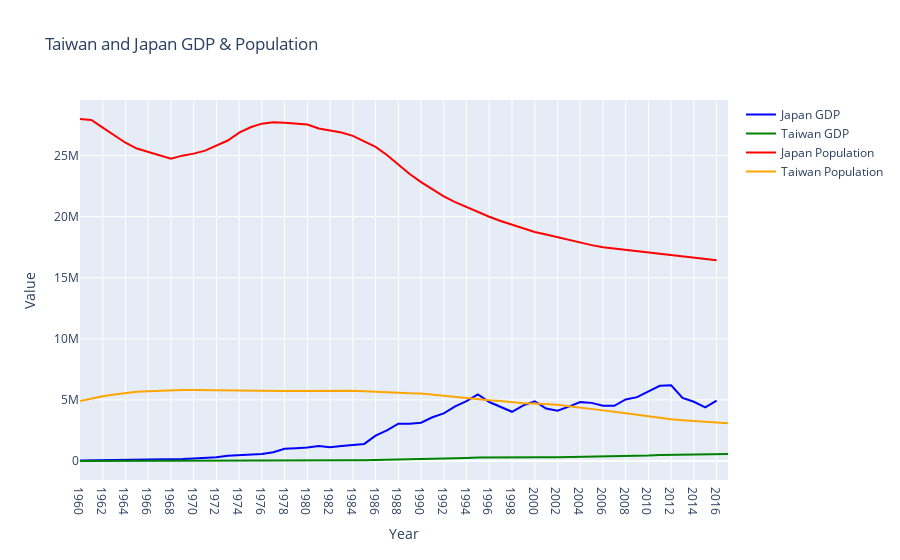

This figure's notebook cell:
### Code cell
import pandas as pd
import plotly.express as px
import plotly.graph_objs as go
# 比較台日0-14歲人口和GDP關係
# 如上，讀取GDP資料
dataGDP_JP = pd.read_csv('gdp_japan.csv', encoding='utf-8')
dataGDP_TW = pd.read_csv('gdp_taiwan.csv', encoding='utf-8')

# 轉換內容並加入國家標籤
melted_df_GDP_JP = dataGDP_JP.melt(id_vars=['year'], var_name='Year', value_name='GDP_JP')
melted_df_GDP_JP['Country'] = 'Japan'

melted_df_GDP_TW = dataGDP_TW.melt(id_vars=['Name'], var_name='Year', value_name='GDP_TW')
melted_df_GDP_TW['Country'] = 'Taiwan'

# 合併DataFrame
merged_df_GDP = pd.concat([melted_df_GDP_JP, melted_df_GDP_TW])

# 讀取人口資料
population_JP = pd.read_csv('population_JP_0-14.csv', encoding='utf-8')
population_TW = pd.read_csv('population_taiwan.csv', encoding='utf-8')

# 轉換內容並加入國家標籤
transposed_population_JP = population_JP.transpose()
transposed_population_JP.reset_index(inplace=True)
transposed_population_JP.columns = ['Year', 'Population_JP']
transposed_population_JP['Country'] = 'Japan'

transposed_population_TW = population_TW.transpose()
transposed_population_TW.reset_index(inplace=True)
transposed_population_TW.columns = ['Year', 'Population_TW']
transposed_population_TW['Country'] = 'Taiwan'

# 合併國家資料並整合
merged_df = pd.merge(merged_df_GDP, transposed_population_JP, on=['Year', 'Country'], how='outer')
merged_df = pd.merge(merged_df, transposed_population_TW, on=['Year', 'Country'], how='outer')

# 繪製圖形
fig = go.Figure()

# 指定圖形內容與顏色
fig.add_trace(go.Scatter(x=merged_df['Year'], y=merged_df['GDP_JP'], mode='lines', name='Japan GDP', line=dict(color='blue')))
fig.add_trace(go.Scatter(x=merged_df['Year'], y=merged_df['GDP_TW'], mode='lines', name='Taiwan GDP', line=dict(color='green')))
fig.add_trace(go.Scatter(x=merged_df['Year'], y=merged_df['Population_JP'], mode='lines', name='Japan Population', line=dict(color='red')))
fig.add_trace(go.Scatter(x=merged_df['Year'], y=merged_df['Population_TW'], mode='lines', name='Taiwan Population', line=dict(color='orange')))

# 設定標題
fig.update_layout(title='Taiwan and Japan GDP & Population',
                  xaxis_title='Year',
                  yaxis_title='Value')
fig.show()

### Figure 1 — Plotly figure (JSON) as saved in the notebook; plotly's stock layout.template omitted (floating-point values rounded to 4 significant figures)
{"data": [{"line": {"color": "blue"}, "mode": "lines", "name": "Japan GDP", "type": "scatter", "x": ["1960", "1961", "1962", "1963", "1964", "1965", "1966", "1967", "1968", "1969", "1970", "1971", "1972", "1973", "1974", "1975", "1976", "1977", "1978", "1979", "1980", "1981", "1982", "1983", "1984", "1985", "1986", "1987", "1988", "1989", "1990", "1991", "1992", "1993", "1994", "1995", "1996", "1997", "1998", "1999", "2000", "2001", "2002", "2003", "2004", "2005", "2006", "2007", "2008", "2009", "2010", "2011", "2012", "2013", "2014", "2015", "2016", "1960", "1961", "1962", "1963", "1964", "1965", "1966", "1967", "1968", "1969", "1970", "1971", "1972", "1973", "1974", "1975", "1976", "1977", "1978", "1979", "1980", "1981", "1982", "1983", "1984", "1985", "1986", "1987", "1988", "1989", "1990", "1991", "1992", "1993", "1994", "1995", "1996", "1997", "1998", "1999", "2000", "2001", "2002", "2003", "2004", "2005", "2006", "2007", "2008", "2009", "2010", "2011", "2012", "2013", "2014", "2015", "2016", "2017", "2017"], "y": [44307, 53509, 60723, 69498, 81749, 90950, 106000, 124000, 147000, 172000, 212000, 239000, 316000, 430000, 477000, 519000, 583000, 718000, 1010000, 1050000, 1100000, 1220000, 1130000, 1230000, 1310000, 1400000, 2080000, 2510000, 3050000, 3050000, 3140000, 3580000, 3900000, 4470000, 4910000, 5450000, 4830000, 4410000, 4030000, 4560000, 4890000, 4300000, 4120000, 4450000, 4820000, 4760000, 4530000, 4520000, 5040000, 5230000, 5700000, 6160000, 6200000, 5160000, 4850000, 4390000, 4950000, null, null, null, null, null, null, null, null, null, null, null, null, null, null, null, null, null, null, null, null, null, null, null, null, null, null, null, null, null, null, null, null, null, null, null, null, null, null, null, null, null, null, null, null, null, null, null, null, null, null, null, null, null, null, null, null, null, null, null]}, {"line": {"color": "green"}, "mode": "lines", "name": "Taiwan GDP", "type": "scatter", "x": ["1960", "1961", "1962", "1963", "1964", "1965", "1966", "1967", "1968", "1969", "1970", "1971", "1972", "1973", "1974", "1975", "1976", "1977", "1978", "1979", "1980", "1981", "1982", "1983", "1984", "1985", "1986", "1987", "1988", "1989", "1990", "1991", "1992", "1993", "1994", "1995", "1996", "1997", "1998", "1999", "2000", "2001", "2002", "2003", "2004", "2005", "2006", "2007", "2008", "2009", "2010", "2011", "2012", "2013", "2014", "2015", "2016", "1960", "1961", "1962", "1963", "1964", "1965", "1966", "1967", "1968", "1969", "1970", "1971", "1972", "1973", "1974", "1975", "1976", "1977", "1978", "1979", "1980", "1981", "1982", "1983", "1984", "1985", "1986", "1987", "1988", "1989", "1990", "1991", "1992", "1993", "1994", "1995", "1996", "1997", "1998", "1999", "2000", "2001", "2002", "2003", "2004", "2005", "2006", "2007", "2008", "2009", "2010", "2011", "2012", "2013", "2014", "2015", "2016", "2017", "2017"], "y": [null, null, null, null, null, null, null, null, null, null, null, null, null, null, null, null, null, null, null, null, null, null, null, null, null, null, null, null, null, null, null, null, null, null, null, null, null, null, null, null, null, null, null, null, null, null, null, null, null, null, null, null, null, null, null, null, null, 1743, 1778, 1960, 2219, 2592, 2869, 3207, 3709, 4326, 5018, 5786, 6728, 8063, 10941, 14740, 15838, 18989, 22254, 27375, 33878, 42295, 49063, 49550, 54169, 61052, 63623, 78386, 104956, 126366, 152710, 166615, 187314, 223159, 235140, 256404, 279224, 292665, 303737, 280369, 304171, 331452, 300450, 308875, 318590, 348479, 375769, 388589, 408254, 416961, 392065, 446105, 485653, 495845, 511614, 530519, 525562, 530532, 572767, null]}, {"line": {"color": "red"}, "mode": "lines", "name": "Japan Population", "type": "scatter", "x": ["1960", "1961", "1962", "1963", "1964", "1965", "1966", "1967", "1968", "1969", "1970", "1971", "1972", "1973", "1974", "1975", "1976", "1977", "1978", "1979", "1980", "1981", "1982", "1983", "1984", "1985", "1986", "1987", "1988", "1989", "1990", "1991", "1992", "1993", "1994", "1995", "1996", "1997", "1998", "1999", "2000", "2001", "2002", "2003", "2004", "2005", "2006", "2007", "2008", "2009", "2010", "2011", "2012", "2013", "2014", "2015", "2016", "1960", "1961", "1962", "1963", "1964", "1965", "1966", "1967", "1968", "1969", "1970", "1971", "1972", "1973", "1974", "1975", "1976", "1977", "1978", "1979", "1980", "1981", "1982", "1983", "1984", "1985", "1986", "1987", "1988", "1989", "1990", "1991", "1992", "1993", "1994", "1995", "1996", "1997", "1998", "1999", "2000", "2001", "2002", "2003", "2004", "2005", "2006", "2007", "2008", "2009", "2010", "2011", "2012", "2013", "2014", "2015", "2016", "2017", "2017"], "y": [27994280, 27921824, 27291398, 26643474, 26051595, 25576728, 25282977, 25039007, 24736042, 24994444, 25161205, 25403515, 25844040, 26232625, 26873506, 27320351, 27614449, 27735022, 27683851, 27597705, 27541957, 27218290, 27032942, 26890749, 26611565, 26134688, 25709747, 25054373, 24262994, 23496506, 22823141, 22206971, 21662451, 21193771, 20776926, 20378454, 19990692, 19648790, 19345295, 19042930, 18751336, 18536369, 18308488, 18083198, 17857583, 17670280, 17499244, 17392559, 17307781, 17211777, 17103318, 17006452, 16888200, 16755951, 16628514, 16517168, 16427690, null, null, null, null, null, null, null, null, null, null, null, null, null, null, null, null, null, null, null, null, null, null, null, null, null, null, null, null, null, null, null, null, null, null, null, null, null, null, null, null, null, null, null, null, null, null, null, null, null, null, null, null, null, null, null, null, null, null, 16338645]}, {"line": {"color": "orange"}, "mode": "lines", "name": "Taiwan Population", "type": "scatter", "x": ["1960", "1961", "1962", "1963", "1964", "1965", "1966", "1967", "1968", "1969", "1970", "1971", "1972", "1973", "1974", "1975", "1976", "1977", "1978", "1979", "1980", "1981", "1982", "1983", "1984", "1985", "1986", "1987", "1988", "1989", "1990", "1991", "1992", "1993", "1994", "1995", "1996", "1997", "1998", "1999", "2000", "2001", "2002", "2003", "2004", "2005", "2006", "2007", "2008", "2009", "2010", "2011", "2012", "2013", "2014", "2015", "2016", "1960", "1961", "1962", "1963", "1964", "1965", "1966", "1967", "1968", "1969", "1970", "1971", "1972", "1973", "1974", "1975", "1976", "1977", "1978", "1979", "1980", "1981", "1982", "1983", "1984", "1985", "1986", "1987", "1988", "1989", "1990", "1991", "1992", "1993", "1994", "1995", "1996", "1997", "1998", "1999", "2000", "2001", "2002", "2003", "2004", "2005", "2006", "2007", "2008", "2009", "2010", "2011", "2012", "2013", "2014", "2015", "2016", "2017", "2017"], "y": [null, null, null, null, null, null, null, null, null, null, null, null, null, null, null, null, null, null, null, null, null, null, null, null, null, null, null, null, null, null, null, null, null, null, null, null, null, null, null, null, null, null, null, null, null, null, null, null, null, null, null, null, null, null, null, null, null, 4904397, 5111677, 5293356, 5445602, 5572647, 5667341, 5711500, 5754885, 5794187, 5806201, 5821139, 5805182, 5833400, 5804956, 5767390, 5737621, 5754486, 5735285, 5727345, 5740709, 5739248, 5754357, 5785356, 5789914, 5758317, 5716144, 5658666, 5600598, 5578872, 5543197, 5525365, 5427150, 5361347, 5279705, 5169581, 5076083, 4982543, 4914280, 4815400, 4734596, 4703093, 4661884, 4598892, 4481620, 4387082, 4259049, 4145631, 4030645, 3905203, 3778018, 3624311, 3501790, 3411677, 3346601, 3277300, 3187780, 3141881, 3091873, null]}], "layout": {"title": {"text": "Taiwan and Japan GDP & Population"}, "xaxis": {"title": {"text": "Year"}}, "yaxis": {"title": {"text": "Value"}}}}
